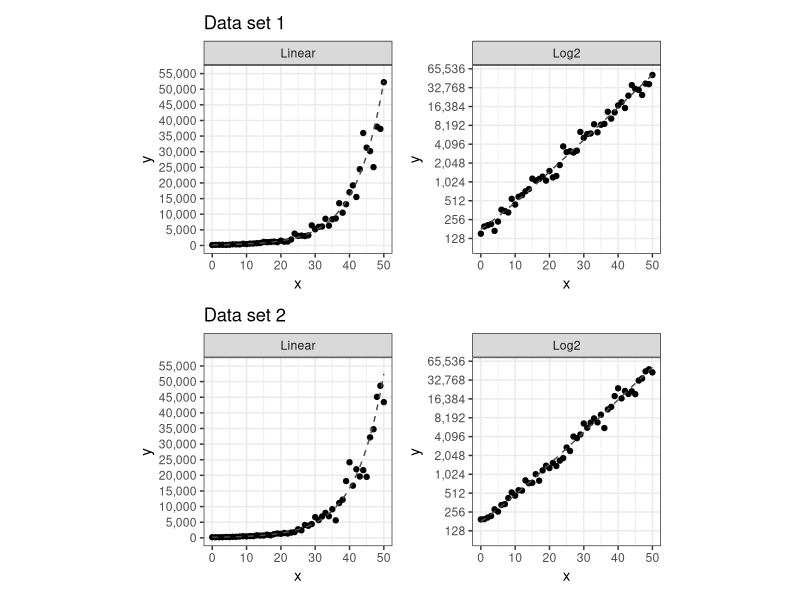

Write R code to recreate this figure.
## ---- chunk 1
library(tidyverse)
library(patchwork)
library(here)
library(readr)
library(knitr)
library(kableExtra)
# library(pander)
## ---- chunk 2
estimation_model_data <- read.csv(here("data/03-estimation/estimation-model-data.csv"))
estimation_simulated_data <- read.csv(here("data/03-estimation/estimation-simulated-data.csv")) %>%
  mutate(x = x - 3000)
estimation_scenario_text <- read.csv(here("data/03-estimation/estimation-scenario-text.csv"))
estimation_parameters <- read.csv(here("data/03-estimation/estimation-parameters.csv"))
estimation_questions <- read.csv(here("data/03-estimation/estimation-questions.csv"))
population_estimates_data <- read.csv(here("data/03-estimation/first-level-population-estimates.csv"))
## ---- chunk 3
estimation_questions %>%
  filter(q_id != "scenario") %>%
  pivot_wider(id_cols = "q_id",
              names_from = "creature",
              values_from = "qtext") %>%
  mutate(q_id = c("Open Ended", "Elementary Q1", "Elementary Q2", "Intermediate Q1", "Intermediate Q2", "Intermediate Q3")) %>%
  kableExtra::kable("latex", booktabs = T, col.names = c("Question type", "Tribble scenario", "Ewok scenario"),
               caption = "Estimation Questions")  %>%
  kableExtra::column_spec(2:3, width = "10em")
## ---- chunk 4

# dataset 1
simulated_plot_linear1 <- estimation_simulated_data %>%
  filter(dataset == "dataset1") %>%
  mutate(scale = "Linear") %>%
  ggplot(aes(x = x, y = y)) +
  geom_point() +
  geom_line(aes(y = y0), size = 0.5, color = "gray30", linetype = "dashed") +
  facet_wrap(~scale) +
  theme_bw() +
  theme(aspect.ratio = 1) +
  scale_y_continuous(limits = c(100, 55000),
                     breaks = seq(0, 55000, 5000),
                     labels = scales::comma,
                     minor_breaks = c()) +
  ggtitle("Data set 1")

simulated_plot_log1 <- estimation_simulated_data %>%
  filter(dataset == "dataset1") %>%
  mutate(scale = "Log2") %>%
  ggplot(aes(x = x, y = y)) +
  geom_point() +
  geom_line(aes(y = y0), size = 0.5, color = "gray30", linetype = "dashed") +
  facet_wrap(~scale) +
  theme_bw() +
  theme(aspect.ratio = 1) +
  scale_y_continuous(trans = "log2",
                     limits = c(100, 55000),
                     breaks = 2^seq(0,10000,1),
                     labels = scales::comma,
                     minor_breaks = c())

# dataset 2
simulated_plot_linear2 <- estimation_simulated_data %>%
  filter(dataset == "dataset2") %>%
  mutate(scale = "Linear") %>%
  ggplot(aes(x = x, y = y)) +
  geom_point() +
  geom_line(aes(y = y0), size = 0.5, color = "gray30", linetype = "dashed") +
  facet_wrap(~scale) +
  theme_bw() +
  theme(aspect.ratio = 1) +
  scale_y_continuous(limits = c(100, 55000),
                     breaks = seq(0, 55000, 5000),
                     labels = scales::comma,
                     minor_breaks = c()) +
  ggtitle("Data set 2")

simulated_plot_log2 <- estimation_simulated_data %>%
  filter(dataset == "dataset2") %>%
  mutate(scale = "Log2") %>%
  ggplot(aes(x = x, y = y)) +
  geom_point() +
  geom_line(aes(y = y0), size = 0.5, color = "gray30", linetype = "dashed") +
  facet_wrap(~scale) +
  theme_bw() +
  theme(aspect.ratio = 1) +
  scale_y_continuous(trans = "log2",
                     limits = c(100, 55000),
                     breaks = 2^seq(0,10000,1),
                     labels = scales::comma,
                     minor_breaks = c())

(simulated_plot_linear1 + simulated_plot_log1) /
(simulated_plot_linear2 + simulated_plot_log2)
